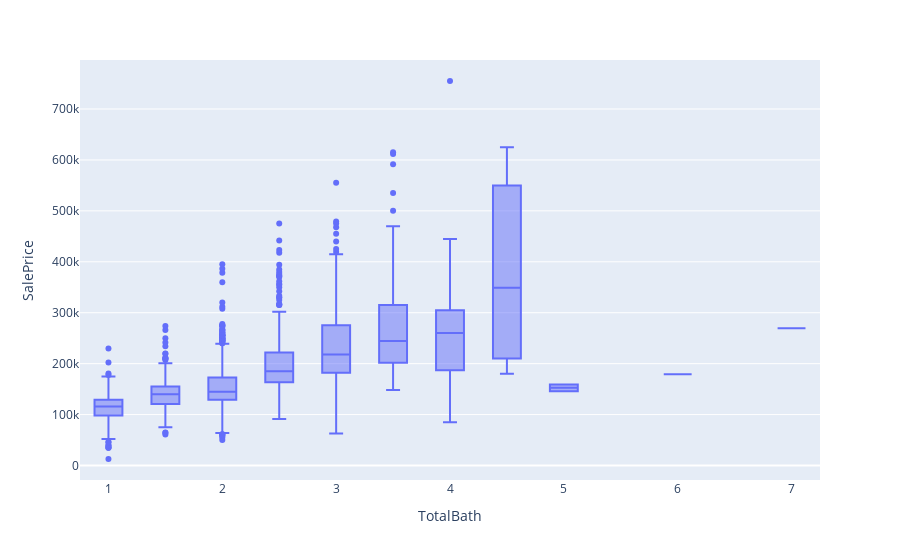

Here is the notebook cell this chart was saved with:
### Code cell
px.box(raw, x="TotalBath", y="SalePrice")

### Figure 1 — Plotly figure (JSON) as saved in the notebook; plotly's stock layout.template omitted (floating-point values rounded to 4 significant figures; data arrays with more than 128 entries replaced by an {"elided": "..."} marker saying what was removed)
{"data": [{"alignmentgroup": "True", "hovertemplate": "TotalBath=%{x}<br>SalePrice=%{y}<extra></extra>", "legendgroup": "", "marker": {"color": "#636efa"}, "name": "", "notched": false, "offsetgroup": "", "orientation": "v", "showlegend": false, "type": "box", "x": {"elided": "2580 float values"}, "x0": " ", "xaxis": "x", "y": {"elided": "2580 int values"}, "y0": " ", "yaxis": "y"}], "layout": {"boxmode": "group", "legend": {"tracegroupgap": 0}, "margin": {"t": 60}, "xaxis": {"anchor": "y", "domain": [0, 1], "title": {"text": "TotalBath"}}, "yaxis": {"anchor": "x", "domain": [0, 1], "title": {"text": "SalePrice"}}}}
